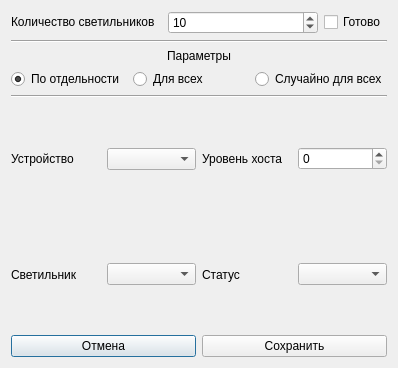
<?xml version="1.0" encoding="UTF-8"?>
<ui version="4.0">
 <class>LightDevicesWindow</class>
 <widget class="QDialog" name="LightDevicesWindow">
  <property name="geometry">
   <rect>
    <x>0</x>
    <y>0</y>
    <width>398</width>
    <height>368</height>
   </rect>
  </property>
  <property name="windowTitle">
   <string>Светильники</string>
  </property>
  <layout class="QVBoxLayout" name="verticalLayout">
   <item>
    <layout class="QHBoxLayout" name="createLampsLayout">
     <item>
      <widget class="QLabel" name="lampsNumberLabel">
       <property name="sizePolicy">
        <sizepolicy hsizetype="Preferred" vsizetype="Fixed">
         <horstretch>0</horstretch>
         <verstretch>0</verstretch>
        </sizepolicy>
       </property>
       <property name="text">
        <string>Количество светильников</string>
       </property>
      </widget>
     </item>
     <item>
      <widget class="QSpinBox" name="lampsNumberSpinBox">
       <property name="value">
        <number>10</number>
       </property>
      </widget>
     </item>
     <item>
      <widget class="QCheckBox" name="createLampsCheckBox">
       <property name="sizePolicy">
        <sizepolicy hsizetype="Fixed" vsizetype="Fixed">
         <horstretch>0</horstretch>
         <verstretch>0</verstretch>
        </sizepolicy>
       </property>
       <property name="text">
        <string>Готово</string>
       </property>
      </widget>
     </item>
    </layout>
   </item>
   <item>
    <widget class="Line" name="line">
     <property name="orientation">
      <enum>Qt::Horizontal</enum>
     </property>
    </widget>
   </item>
   <item>
    <widget class="QLabel" name="paramsLabel">
     <property name="sizePolicy">
      <sizepolicy hsizetype="Preferred" vsizetype="Fixed">
       <horstretch>0</horstretch>
       <verstretch>0</verstretch>
      </sizepolicy>
     </property>
     <property name="text">
      <string>Параметры</string>
     </property>
     <property name="alignment">
      <set>Qt::AlignCenter</set>
     </property>
    </widget>
   </item>
   <item>
    <layout class="QHBoxLayout" name="paramsRegimeLayout">
     <item>
      <widget class="QRadioButton" name="setForChosenRadio">
       <property name="sizePolicy">
        <sizepolicy hsizetype="Minimum" vsizetype="Fixed">
         <horstretch>0</horstretch>
         <verstretch>0</verstretch>
        </sizepolicy>
       </property>
       <property name="text">
        <string>По отдельности</string>
       </property>
       <property name="checked">
        <bool>true</bool>
       </property>
      </widget>
     </item>
     <item>
      <widget class="QRadioButton" name="setForAllRadio">
       <property name="text">
        <string>Для всех</string>
       </property>
       <property name="checked">
        <bool>false</bool>
       </property>
      </widget>
     </item>
     <item>
      <widget class="QRadioButton" name="setRandomRadio">
       <property name="text">
        <string>Случайно для всех</string>
       </property>
      </widget>
     </item>
    </layout>
   </item>
   <item>
    <widget class="Line" name="line_2">
     <property name="orientation">
      <enum>Qt::Horizontal</enum>
     </property>
    </widget>
   </item>
   <item>
    <layout class="QHBoxLayout" name="horizontalLayout_3">
     <item>
      <layout class="QGridLayout" name="devicesLayout">
       <item row="0" column="0">
        <widget class="QLabel" name="deviceLabel">
         <property name="sizePolicy">
          <sizepolicy hsizetype="Preferred" vsizetype="Expanding">
           <horstretch>0</horstretch>
           <verstretch>0</verstretch>
          </sizepolicy>
         </property>
         <property name="text">
          <string>Устройство</string>
         </property>
        </widget>
       </item>
       <item row="0" column="1">
        <widget class="QComboBox" name="devicesCombo"/>
       </item>
       <item row="1" column="0">
        <widget class="QLabel" name="lampLabel">
         <property name="sizePolicy">
          <sizepolicy hsizetype="Preferred" vsizetype="Expanding">
           <horstretch>0</horstretch>
           <verstretch>0</verstretch>
          </sizepolicy>
         </property>
         <property name="text">
          <string>Светильник</string>
         </property>
        </widget>
       </item>
       <item row="1" column="1">
        <widget class="QComboBox" name="lampsCombo"/>
       </item>
      </layout>
     </item>
     <item>
      <layout class="QGridLayout" name="paramsLayout">
       <item row="0" column="1">
        <widget class="QSpinBox" name="hostLevelSpinBox">
         <property name="maximum">
          <number>100</number>
         </property>
         <property name="value">
          <number>0</number>
         </property>
        </widget>
       </item>
       <item row="0" column="0">
        <widget class="QLabel" name="hostLevelLabel">
         <property name="sizePolicy">
          <sizepolicy hsizetype="Preferred" vsizetype="MinimumExpanding">
           <horstretch>0</horstretch>
           <verstretch>0</verstretch>
          </sizepolicy>
         </property>
         <property name="text">
          <string>Уровень хоста</string>
         </property>
        </widget>
       </item>
       <item row="1" column="0">
        <widget class="QLabel" name="statusLabel">
         <property name="sizePolicy">
          <sizepolicy hsizetype="Preferred" vsizetype="MinimumExpanding">
           <horstretch>0</horstretch>
           <verstretch>0</verstretch>
          </sizepolicy>
         </property>
         <property name="text">
          <string>Статус</string>
         </property>
        </widget>
       </item>
       <item row="1" column="1">
        <widget class="QComboBox" name="statusCombo"/>
       </item>
      </layout>
     </item>
    </layout>
   </item>
   <item>
    <layout class="QHBoxLayout" name="buttonsLayout">
     <property name="topMargin">
      <number>0</number>
     </property>
     <item>
      <widget class="QPushButton" name="cancelButton">
       <property name="text">
        <string>Отмена</string>
       </property>
      </widget>
     </item>
     <item>
      <widget class="QPushButton" name="saveButton">
       <property name="text">
        <string>Сохранить</string>
       </property>
      </widget>
     </item>
    </layout>
   </item>
  </layout>
 </widget>
 <resources/>
 <connections/>
</ui>
